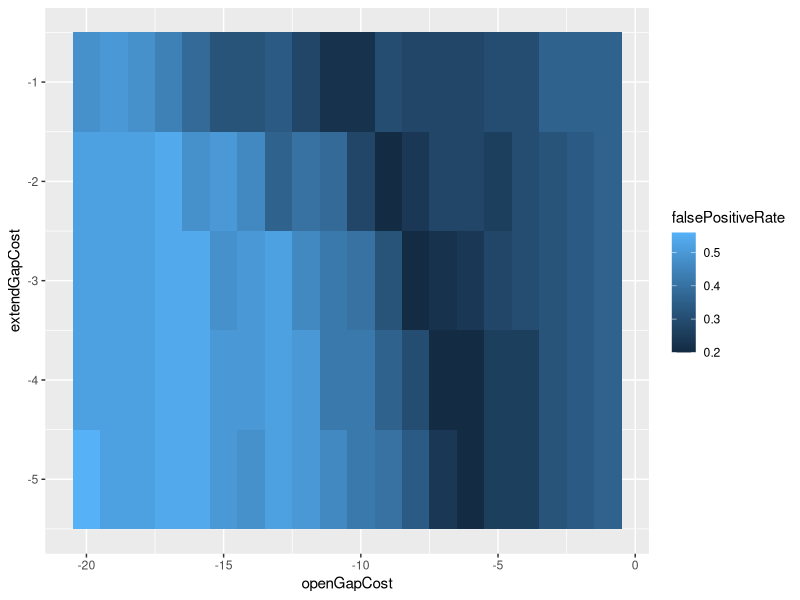

Write the R code that produced this figure.
setwd("~/Documents/winterY1/algorithms/homeworks/homework3/HW3_due_02_23")
myData <- read.table("optimizeGapPenalties.txt")
colnames(myData) <- c("openGapCost", "extendGapCost", "falsePositiveRate")
library(ggplot2)
ggplot(data=myData, aes(x=openGapCost, y=extendGapCost, fill=falsePositiveRate)) + geom_tile()

myData[myData$falsePositiveRate == min(myData$falsePositiveRate),]
